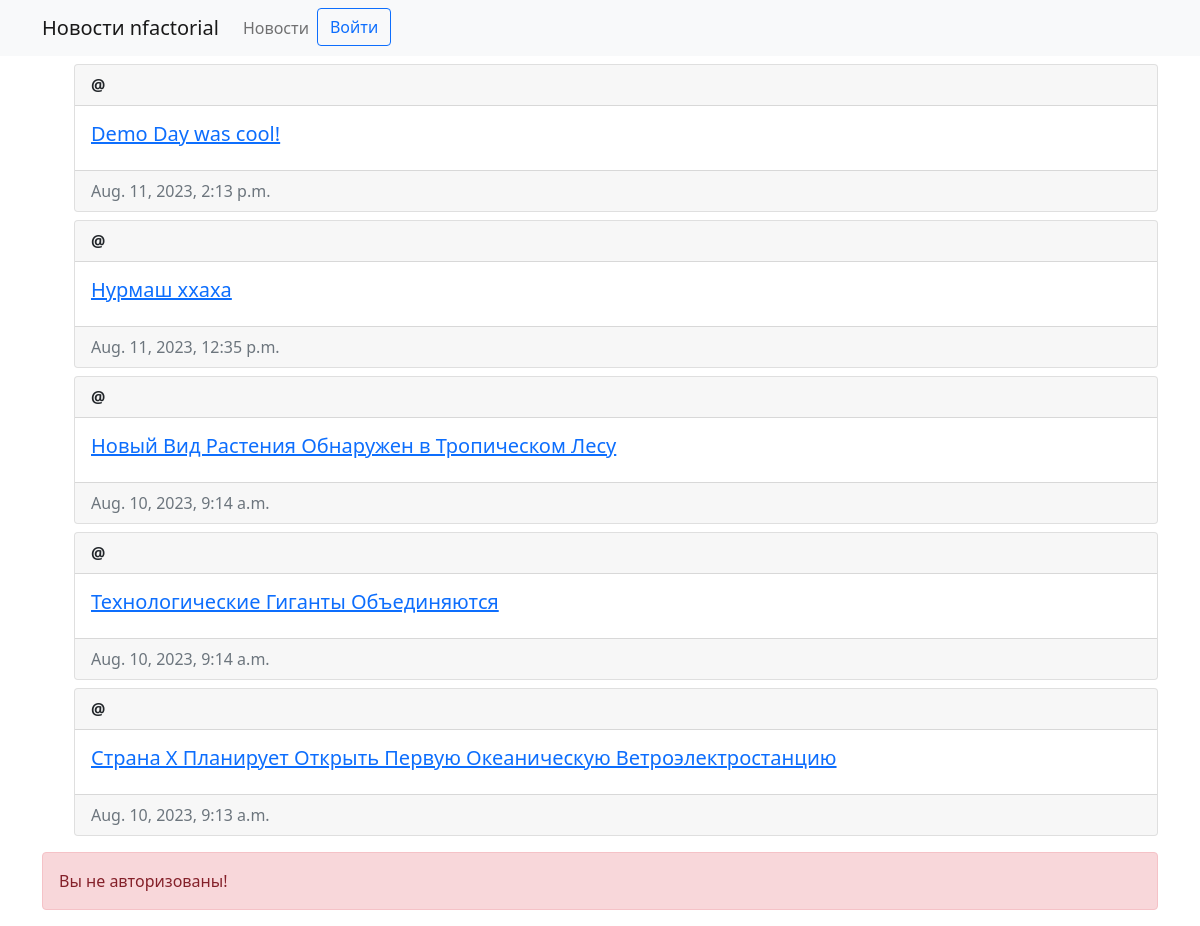
Before: /news/ with the older database file.
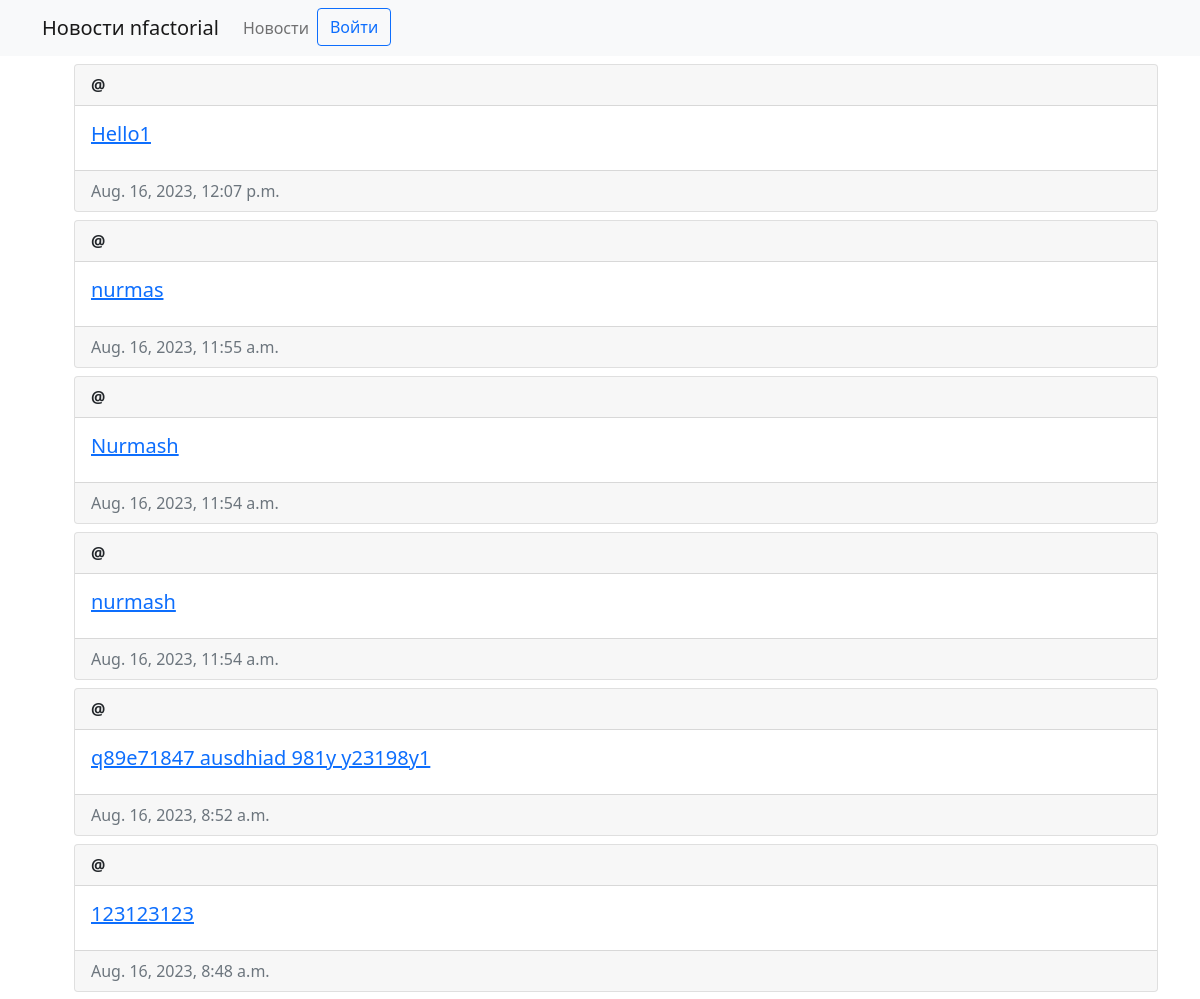
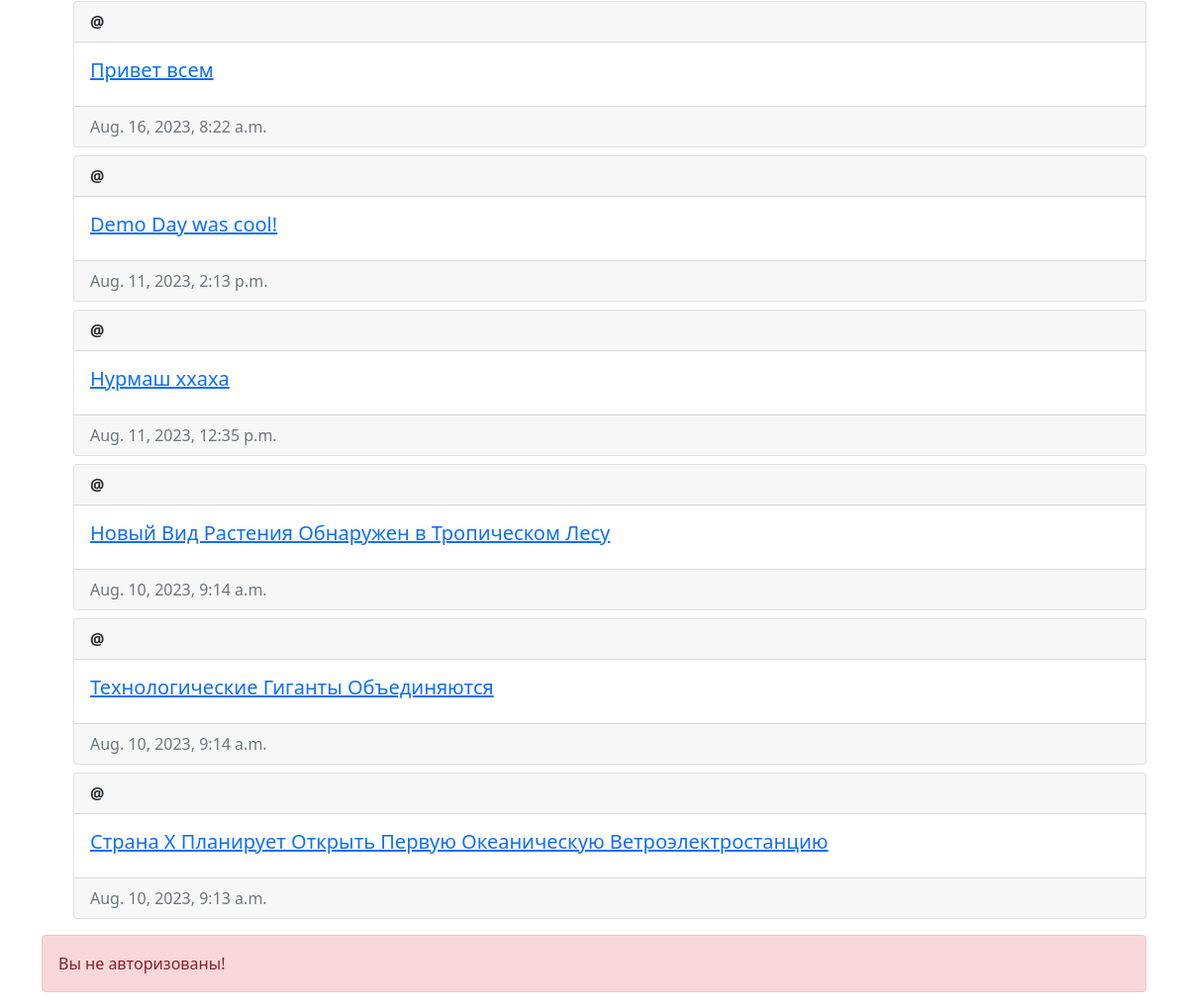
After: the same page with the newer database file (2 pictures, top to bottom).
### news/models.py (models this page shows, shortened)
class News(models.Model):
    author = models.ForeignKey(User, on_delete=models.CASCADE)
    title = models.CharField(max_length=200)
    content = models.TextField()
    created_at = models.DateTimeField(auto_now_add=True)

### news/views.py (the view, shortened to what this page needs)
# urls.py: path('', views.NewsView.as_view(),  name='news'),
class NewsView(View):
    def get(self, request):
        news = News.objects.all().order_by('-created_at')
        form = NewsForm()
        return render(request, 'news/index.html', {'list_news': news, 'form': form})

### news/templates/news/index.html (shortened to what this page needs)
{% extends 'news/base.html' %}
    {% block nav %}
    <ol>
        {% for news in list_news %}
            <div class="card mt-2">
                <div class="card-header"><strong>@{{ news.author.username }}</strong></div>
                <div class="card-body d-flex flex-row justify-content-between">
                  <div>
                    <h5 class="card-title">
                        <a href="{% url 'news:news_detail' news.id %}">{{news.title}}</a>
                    </h5>
                  </div>
                </div>
                <div class="card-footer text-muted">{{news.created_at}}</div>
              </div>
        {% empty %}
            <p>Нет новости</p>
        {% endfor %}
    </ol>
    {% endblock %}

### news/templates/news/base.html (shortened to what this page needs)
<!DOCTYPE html>
<html lang="en">
<head>
    <link rel="stylesheet" href="https://cdn.jsdelivr.net/npm/bootstrap@5.0.2/dist/css/bootstrap.min.css">
</head>
<body>
    <nav class="navbar navbar-expand-lg navbar-light bg-light">
        <div class="container">
            <a class="navbar-brand" href="#">Новости nfactorial</a>
            <div class="collapse navbar-collapse" id="navbarNav">
                <ul class="navbar-nav mr-auto">
                    <li class="nav-item">
                        <a class="nav-link" href="/news">Новости</a>
                    </li>
                    {% if user.is_authenticated %}
                    <span class="navbar-text">
                        Авторизован как @{{ user.username }}
                    </span>
                    <li class="nav-item">
                        <a class="btn btn-outline-danger" href="{% url 'logout' %}">Выйти</a>
                    </li>
                    {% else %}
                    <li class="nav-item">
                        <a class="btn btn-outline-primary" href="{% url 'login' %}">Войти</a>
                    </li>
                    {% endif %}
                </ul>
            </div>
        </div>
    </nav>
    <div class="container">
        {% block nav %}{% endblock %}
    </div>
    <div class="container">
            {% if user.is_authenticated %}
                {% block comments_news %}{% endblock %}
            {% else %}
                <div class="alert alert-danger" role="alert">
                    Вы не авторизованы!
                </div>
            {% endif %}
    </div>
</body>
</html>

Changed rows visible on the page:
added News: title "Hello1", created_at "Aug. 16, 2023, 12:07 p.m."
added News: title "nurmas", created_at "Aug. 16, 2023, 11:55 a.m."
added News: title "Nurmash", created_at "Aug. 16, 2023, 11:54 a.m."
added News: title "nurmash", created_at "Aug. 16, 2023, 11:54 a.m."
added News: title "q89e71847 ausdhiad 981y y23198y1", created_at "Aug. 16, 2023, 8:52 a.m."
added News: title "123123123", created_at "Aug. 16, 2023, 8:48 a.m."
added News: title "Привет всем", created_at "Aug. 16, 2023, 8:22 a.m."
